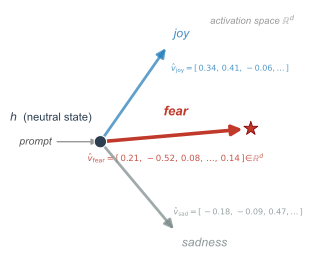

Write the Python code that produced this figure.
"""
paper/figures/background_emotion_vector.py

Schematic Figure 1 for §2 Background: an emotion vector is a direction
in the model's activation space.

Concept: given a prompt, the model's residual-stream state moves along
a specific direction (the emotion direction).  Multiple emotion directions
radiate from a shared neutral origin; fear is highlighted.

SCHEMATIC — emotion vectors after Sofroniew, Lindsey et al. (2026).
Illustrative only; not measured data.

Outputs (same-basename triplet):
  paper/figures/background_emotion_vector.png
  paper/figures/background_emotion_vector.pdf
"""

import sys
import pathlib
import numpy as np
import matplotlib
matplotlib.use("Agg")
import matplotlib.pyplot as plt

_HERE = pathlib.Path(__file__).parent
sys.path.insert(0, str(_HERE))
import style  # shared palette + apply()

style.apply()

# ── local emotion colours (different palette from warmth/competence) ──────────
COL_FEAR    = "#C0392B"   # crimson — highlighted; same red as Fig 2 steering
COL_JOY     = "#2980B9"   # steel blue
COL_SADNESS = "#7F8C8D"   # slate grey

ALPHA_SUPPORT = 0.74

# ── geometry ──────────────────────────────────────────────────────────────────
origin = np.array([0.16, 0.48])   # neutral model state h — left of centre

# emotion unit directions (angles in degrees from horizontal)
angle_joy     = 55.0
angle_fear    =  5.0   # nearly horizontal, pointing right
angle_sadness = -50.0

def unit(deg):
    r = np.radians(deg)
    return np.array([np.cos(r), np.sin(r)])

L_dim  = 0.48   # arrow length for joy / sadness
L_fear = 0.62   # longer highlighted fear arrow

tip_joy     = origin + L_dim  * unit(angle_joy)
tip_fear    = origin + L_fear * unit(angle_fear)
tip_sadness = origin + L_dim  * unit(angle_sadness)

# ── figure ────────────────────────────────────────────────────────────────────
fig, ax = plt.subplots(figsize=(3.35, 2.75))

# --- joy arrow ---
ax.annotate("", xy=tip_joy, xytext=origin,
            arrowprops=dict(arrowstyle="-|>", color=COL_JOY,
                            lw=2.0, mutation_scale=13,
                            alpha=ALPHA_SUPPORT),
            zorder=4)
ax.text(tip_joy[0] + 0.025, tip_joy[1] + 0.025,
        "joy",
        fontsize=8.8, color=COL_JOY, alpha=0.88,
        ha="left", va="bottom", style="italic")
ax.text(origin[0] + 0.29, origin[1] + 0.30,
        r"$\hat{v}_{\mathrm{joy}}=[\,0.34,\,0.41,\,-0.06,\ldots\,]$",
        fontsize=5.8, color=COL_JOY, alpha=0.82,
        ha="left", va="center",
        bbox=dict(boxstyle="round,pad=0.12", facecolor="white",
                  edgecolor="none", alpha=0.82))

# --- sadness arrow ---
ax.annotate("", xy=tip_sadness, xytext=origin,
            arrowprops=dict(arrowstyle="-|>", color=COL_SADNESS,
                            lw=2.0, mutation_scale=13,
                            alpha=ALPHA_SUPPORT),
            zorder=4)
ax.text(tip_sadness[0] + 0.025, tip_sadness[1] - 0.025,
        "sadness",
        fontsize=8.8, color=COL_SADNESS, alpha=0.88,
        ha="left", va="top", style="italic")
ax.text(origin[0] + 0.30, origin[1] - 0.29,
        r"$\hat{v}_{\mathrm{sad}}=[\,-0.18,\,-0.09,\,0.47,\ldots\,]$",
        fontsize=5.8, color=COL_SADNESS, alpha=0.82,
        ha="left", va="center",
        bbox=dict(boxstyle="round,pad=0.12", facecolor="white",
                  edgecolor="none", alpha=0.82))

# --- fear arrow (highlighted) ---
ax.annotate("", xy=tip_fear, xytext=origin,
            arrowprops=dict(arrowstyle="-|>", color=COL_FEAR,
                            lw=2.6, mutation_scale=15,
                            shrinkB=6),
            zorder=6)
ax.text((origin[0] + tip_fear[0]) / 2,
        (origin[1] + tip_fear[1]) / 2 + 0.07,
        "fear", fontsize=9.5, color=COL_FEAR,
        ha="center", va="bottom", fontweight="bold", style="italic")

# --- model state star at fear tip ---
ax.scatter(*tip_fear, color=COL_FEAR, s=110, marker="*", zorder=8,
           edgecolors="#800000", linewidths=0.6)

# --- numeric bracket vector label (below fear arrow) ---
ax.text((origin[0] + tip_fear[0]) / 2,
        (origin[1] + tip_fear[1]) / 2 - 0.075,
        r"$\hat{v}_{\mathrm{fear}}"
        r"= [\,0.21,\,-0.52,\,0.08,\,\ldots,\,0.14\,]\!\in\!\mathbb{R}^{d}$",
        fontsize=6.2, color=COL_FEAR, alpha=0.85,
        ha="center", va="top",
        bbox=dict(boxstyle="round,pad=0.15", facecolor="white",
                  edgecolor="none", alpha=0.80))

# --- neutral origin: model state h ---
ax.scatter(*origin, color="#2C3E50", s=80, zorder=7,
           edgecolors="white", linewidths=0.8)
ax.text(origin[0] - 0.035, origin[1] + 0.07,
        r"$h$  (neutral state)",
        fontsize=8, color="#2C3E50", ha="right", va="bottom",
        bbox=dict(boxstyle="round,pad=0.10", facecolor="white",
                  edgecolor="none", alpha=0.75))

# --- prompt cue entering from the left ---
ax.annotate("prompt",
            xy=origin, xytext=(origin[0] - 0.20, origin[1]),
            fontsize=7.5, color="#555555",
            ha="right", va="center",
            style="italic",
            arrowprops=dict(arrowstyle="-|>", color="#999999",
                            lw=1.0, mutation_scale=9))

# --- "activation space R^d" corner label ---
ax.text(0.98, 0.98,
        r"activation space $\mathbb{R}^{d}$",
        transform=ax.transAxes,
        fontsize=7, color="#9A9A9A",
        ha="right", va="top", style="italic")

# ── axes ──────────────────────────────────────────────────────────────────────
ax.set_xlim(-0.12, 0.98)
ax.set_ylim(0.03, 1.02)
for spine in ax.spines.values():
    spine.set_visible(False)
ax.tick_params(left=False, bottom=False, labelleft=False, labelbottom=False)
ax.set_xlabel("")
ax.set_ylabel("")

plt.tight_layout()

out = _HERE / "background_emotion_vector"
fig.savefig(out.with_suffix(".png"), dpi=300)
fig.savefig(out.with_suffix(".pdf"))
print(f"Saved {out}.png  and  {out}.pdf")
